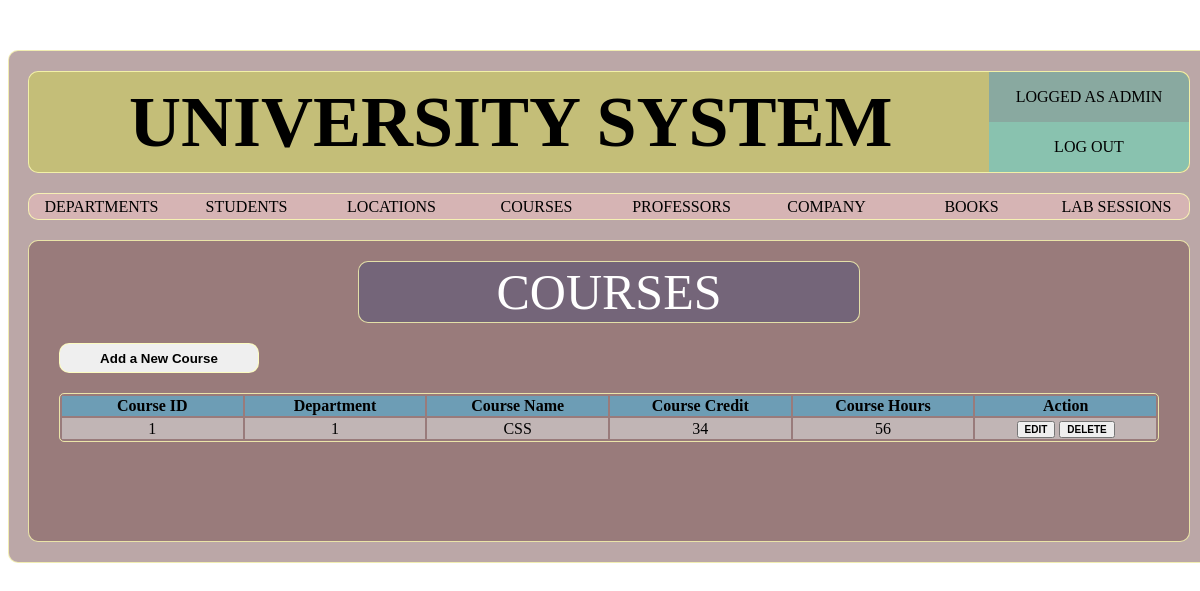
Page /pages/courses.php (signed in) on the committed database.
### tables this page shows
CREATE TABLE `courses` (
  `courseID` varchar(20) NOT NULL,
  `depID` varchar(20) NOT NULL,
  `courseName` varchar(100) NOT NULL,
  `courseCredits` int(3) NOT NULL,
  `courseHours` int(2) NOT NULL
);

### pages/courses.php (the view, shortened to what this page needs)
<?php
require_once('../inc/config.php');
$coursequery="SELECT courseID,depID,courseName,courseCredits,courseHours FROM courses";
$courseselect=mysqli_query($connection,$coursequery);
require_once('layout/header.php');
?>
		<div class="container sub-page border-default">
			<div class="sub-page-box">
				<div class="container sub-page-title text-center border-default"> COURSES </div>
			</div>
			<?php
				if($_SESSION['usertype']==1){
					echo "
					<div class='sub-page-box'>
						<button class='sub-page-btn border-default'  onclick=\"show_div('add_course_form');\"> Add a New Course </button>
					</div>";
				}
			?>
			<div class="sub-page-box">
				<table class="container sub-page-table text-center">
					<tr>
						<th>Course ID</th>
						<th>Department</th>
						<th>Course Name</th>
						<th>Course Credit</th>
						<th>Course Hours</th>
						<?php
							if($_SESSION['usertype']==1){
								echo "
								<th>Action</th>";
							}
						?>
					</tr>
					<?php
					$row="";
					if(mysqli_num_rows($courseselect)>0){
						while($course=mysqli_fetch_assoc($courseselect)){
							$row=$row."<tr>
							<td>$course[courseID]</td>
							<td>$course[depID]</td>
							<td>$course[courseName]</td>
							<td>$course[courseCredits]</td>
							<td>$course[courseHours]</td>
							<td>
								<a href='queryboxes/course.php?id=$course[courseID]' target='new'><button class='table-btn'>EDIT</button></a>
								<a href='./queryboxes/delete.php?course=$course[courseID]'>
								<button class='table-btn'>DELETE</button></a>
							</td>
							</tr>";
						}
						echo $row;
					}
				?>
				</table>
			</div>
		</div>
</body>
</html>

### css/main.css (style rules this page uses)
body { background-image: url("../assets/uni-back.jpg"); background-attachment: fixed; }
a:link { text-decoration: inherit; color: inherit; }
.container { margin: 0px auto; }
.border-default { border: 1px solid rgba(255,255,180,0.8); border-radius: 10px; }
.text-center { text-align: center; }

### css/subpage.css (style rules this page uses)
.sub-page { display: block; margin-top: 20px; margin-bottom: 20px; width: 1160px; min-height: 300px; background-color: rgba(120,80,80,0.5); }
.sub-page-box { display: block; }
.sub-page-title { margin-top: 20px; width: 500px; min-height: 60px; line-height: 60px; font-size: 50px; color: white; background-color: rgba(80,80,120,0.5); }
.sub-page-btn { margin-top: 20px; margin-left: 30px; min-height:30px; min-width: 200px; font-weight: bold; }
.sub-page-table { margin-top: 20px; margin-bottom: 20px; width: 1100px; border: 1px solid rgba(255,255,180,0.8); border-radius: 5px; }
.sub-page-table th { background-color: rgba(80,180,220,0.6); min-height: 30px; }
.sub-page-table td { background-color: rgba(220,220,220,0.6); min-height: 30px; }
.table-btn { font-size: 10px; font-weight: bold; }

### pages/layout/header.php (style rules this page uses)
.sub-page-table th,td { width: 16.5%; }

### rows in the picture
courses: courseID "1", depID "1", courseName "CSS", courseCredits "34", courseHours "56"
